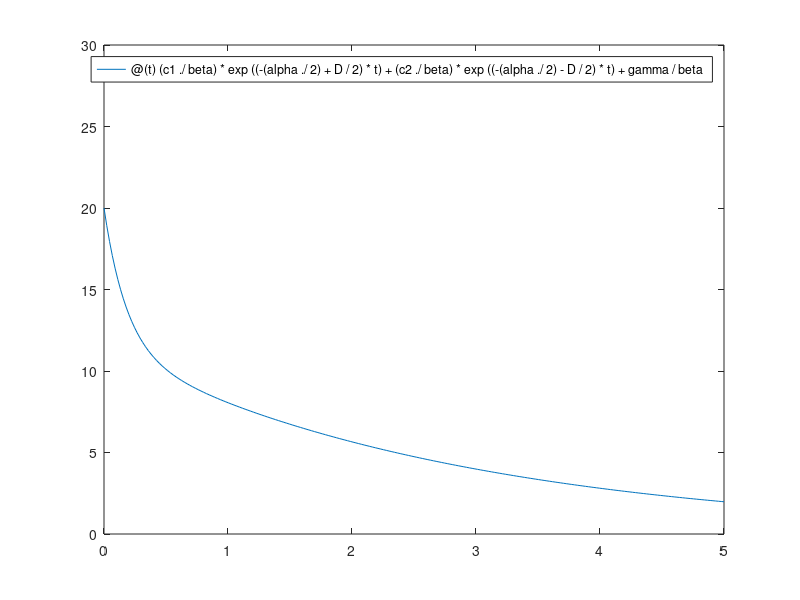

The MATLAB script that drew this image:
% k1=1;
% k2=3;
% d1=7;
% d2=-0.1;
% s1=3;
% s2=0.01;
% d3=-0.2;
% s3=-0.1;

k1=3;
k2=1;

d1=2;
d2=-1;
d3=-0.2

s1=2;
s2=1.5;
s3=-0.1



eq1 = 1 - k1*(d3-s3);
eq2= k2 * (s3 - d3) - k1 * (d2-s2);
eq3=k2*(s2-d2);
eq4 = -k2*(s1-d1);

alpha= eq2 / eq1
beta= eq3 / eq1
gamma= eq4 / eq1

p0=20;
p1=0.1;


Dval = alpha^2 - 4*beta
D = sqrt(Dval);


if Dval > 0
    o=1
    c2= ( (D*(gamma - p0*beta) + p1 * beta + ((p0*beta*alpha) / 2) - ( ( gamma*alpha) / 2) ) / ( - sqrt(alpha^2-4*beta)) );
    c1= p0*beta-c2-gamma;
    p = @(t) (c1./beta) * exp( (-(alpha./2) + D/2 ) * t) + (c2./beta) * exp( (-(alpha./2) - D/2 ) * t) + gamma / beta;
   
    fplot(p, [0 5])
     ylim([0 30])
else  
    o=2
    c1=beta*(p0 - (gamma/beta));
    c2=beta*(p1 - ( (alpha/2) * (p0 - (gamma / beta)) ) );
    p = @(t) (c1./beta) * exp ( -(alpha./2) * t) * cos( (sqrt(4*beta-alpha^2)./2 *t) ) + (c2/beta) * exp ( -(alpha./2) * t) * sin( (sqrt(4*beta-alpha^2)./2 *t) ) + gamma/beta;
    fplot(p, [0 100]);
    ylim([15 45])
end